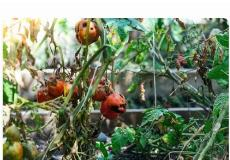
#> input picture ml_service/test_blight_tomato.jpg, 230 x 160 px
$ python -i quality.py   (imports and definitions only)   (older library calls are emulated)
#> lines starting #> are read from the running program, lines starting #| are printed output that depends on the picture; after the words box and inside, x2 and y2 are one past the last pixel; in counts of white or black regions, pixels touching at a corner belong together
#> further down, picture is the input picture: PIL image 230x160 RGB; mean R, G, B 124, 136.4, 110.5
"""
Image Quality Assessment Module
Checks image resolution, blurriness (Laplacian variance), and illumination/exposure.
Prevents models from making unreliable predictions on blurry, pitch-black, or overexposed photos.
"""

import numpy as np
from PIL import Image
import cv2

class ImageQualityChecker:
    def __init__(self, min_resolution=(128, 128), blur_threshold=40.0, low_exp_threshold=25.0, high_exp_threshold=240.0):
        self.min_resolution = min_resolution
        self.blur_threshold = blur_threshold
        self.low_exp_threshold = low_exp_threshold
        self.high_exp_threshold = high_exp_threshold

    def check(self, pil_image: Image.Image) -> dict:
        """
        Evaluates image quality.
        Returns a dict with:
          - is_acceptable: bool
          - blur_score: float (Laplacian variance; higher is sharper)
          - brightness_score: float (mean gray pixel value 0-255)
          - resolution: (width, height)
          - issues: list of human-readable warnings
        """
        issues = []
        warnings = []
        width, height = pil_image.size
#> width = 230; height = 160

        # 1. Resolution check
        if width < self.min_resolution[0] or height < self.min_resolution[1]:
            issues.append(f"Image resolution too low ({width}x{height}). Minimum required is {self.min_resolution[0]}x{self.min_resolution[1]}.")

        # Convert PIL to OpenCV BGR and Grayscale
        rgb_arr = np.array(pil_image.convert('RGB'))
        gray = cv2.cvtColor(rgb_arr, cv2.COLOR_RGB2GRAY)
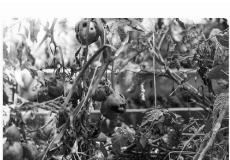
#> gray: shape (160, 230); min 0, max 255, mean 129.7

        # 2. Sharpness / Blur check using Laplacian variance
        laplacian_var = float(cv2.Laplacian(gray, cv2.CV_64F).var())
#> laplacian_var = 4392.5
        if laplacian_var < self.blur_threshold:
            warnings.append(f"Image appears blurry or out of focus (sharpness score: {laplacian_var:.1f}, threshold: {self.blur_threshold}). Leaf lesions may not be clearly visible.")

        # 3. Brightness / Exposure check
        mean_brightness = float(np.mean(gray))
#> mean_brightness = 129.7
        if mean_brightness < self.low_exp_threshold:
            warnings.append(f"Image is underexposed/too dark (brightness: {mean_brightness:.1f}/255). Please ensure adequate lighting.")
        elif mean_brightness > self.high_exp_threshold:
            warnings.append(f"Image is overexposed/too bright with severe glare (brightness: {mean_brightness:.1f}/255).")

        # 4. Color / Greenery content check (leaves typically have green or brown hues)
        # Convert RGB to HSV
        hsv = cv2.cvtColor(rgb_arr, cv2.COLOR_RGB2HSV)
#> hsv: shape (160, 230, 3); mean H, S, V 44.5, 82.4, 140.9
        # Plant foliage typically falls in HSV green (H 25-85) or dry/brown (H 10-25)
        leaf_mask = cv2.inRange(hsv, np.array([10, 20, 20]), np.array([90, 255, 255]))
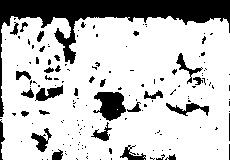
#> leaf_mask: shape (160, 230); 77.4% white; 156 black regions (125 under 20 px), largest, box (x1, y1, x2, y2) and area: (0, 0, 230, 117) 5050, (93, 92, 126, 121) 633, (35, 85, 63, 101) 241
        leaf_pixel_ratio = float(np.sum(leaf_mask > 0)) / float(width * height)
#> leaf_pixel_ratio = 0.774

        if leaf_pixel_ratio < 0.05:
            warnings.append("Low organic leaf surface detected in photo. Please ensure leaf fills most of the frame.")

        is_acceptable = len(issues) == 0

        # Quality tier
        if len(issues) > 0:
            quality_tier = "Poor (Unacceptable)"
        elif len(warnings) > 1:
            quality_tier = "Moderate (Quality Warnings)"
        elif len(warnings) == 1:
            quality_tier = "Good (Minor Warning)"
        else:
            quality_tier = "Excellent (Clear & Sharp)"

        return {
            "is_acceptable": is_acceptable,
            "quality_tier": quality_tier,
            "sharpness_score": round(laplacian_var, 2),
            "brightness_score": round(mean_brightness, 2),
            "leaf_pixel_ratio": round(leaf_pixel_ratio, 3),
            "resolution": [width, height],
            "issues": issues,
            "warnings": warnings
        }

>>> from PIL import Image
>>> picture = Image.open('test_blight_tomato.jpg')
>>> result = ImageQualityChecker().check(picture)
#> result = {'is_acceptable': True, 'quality_tier': 'Excellent (Clear & Sharp)', 'sharpness_score': 4392.5, 'brightness_score': 129.8, 'leaf_pixel_ratio': 0.774, 'resolution': [230, 160], 'issues': [], 'warnings': []}

$ run again, on ml_service/test_tomato.jpg
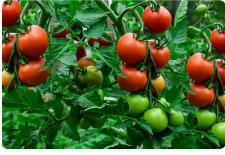
#> input picture ml_service/test_tomato.jpg, 225 x 155 px
#> picture is the input picture: PIL image 225x155 RGB; mean R, G, B 73.5, 100, 46.6
#> in check, `gray = cv2.cvtColor(rgb_arr, cv2.COLOR_RGB2GRAY)`:
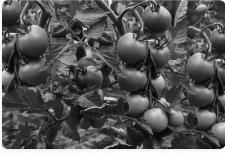
#> gray: shape (155, 225); min 1, max 255, mean 86
#> laplacian_var = 3073.6
#> mean_brightness = 85.99
#> hsv: shape (155, 225, 3); mean H, S, V 49.5, 182.3, 117
#> in check, `leaf_mask = cv2.inRange(hsv, np.array([10, 20, 20]), np.array([90, 255..`:
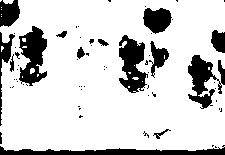
#> leaf_mask: shape (155, 225); 81.4% white; 64 black regions (49 under 20 px), largest, box (x1, y1, x2, y2) and area: (0, 145, 225, 155) 1159, (19, 26, 47, 86) 1033, (119, 35, 148, 93) 1021
#> leaf_pixel_ratio = 0.814
#> result = {'is_acceptable': True, 'quality_tier': 'Excellent (Clear & Sharp)', 'sharpness_score': 3073.6, 'brightness_score': 85.99, 'leaf_pixel_ratio': 0.814, 'resolution': [225, 155], 'issues': [], 'warnings': []}
